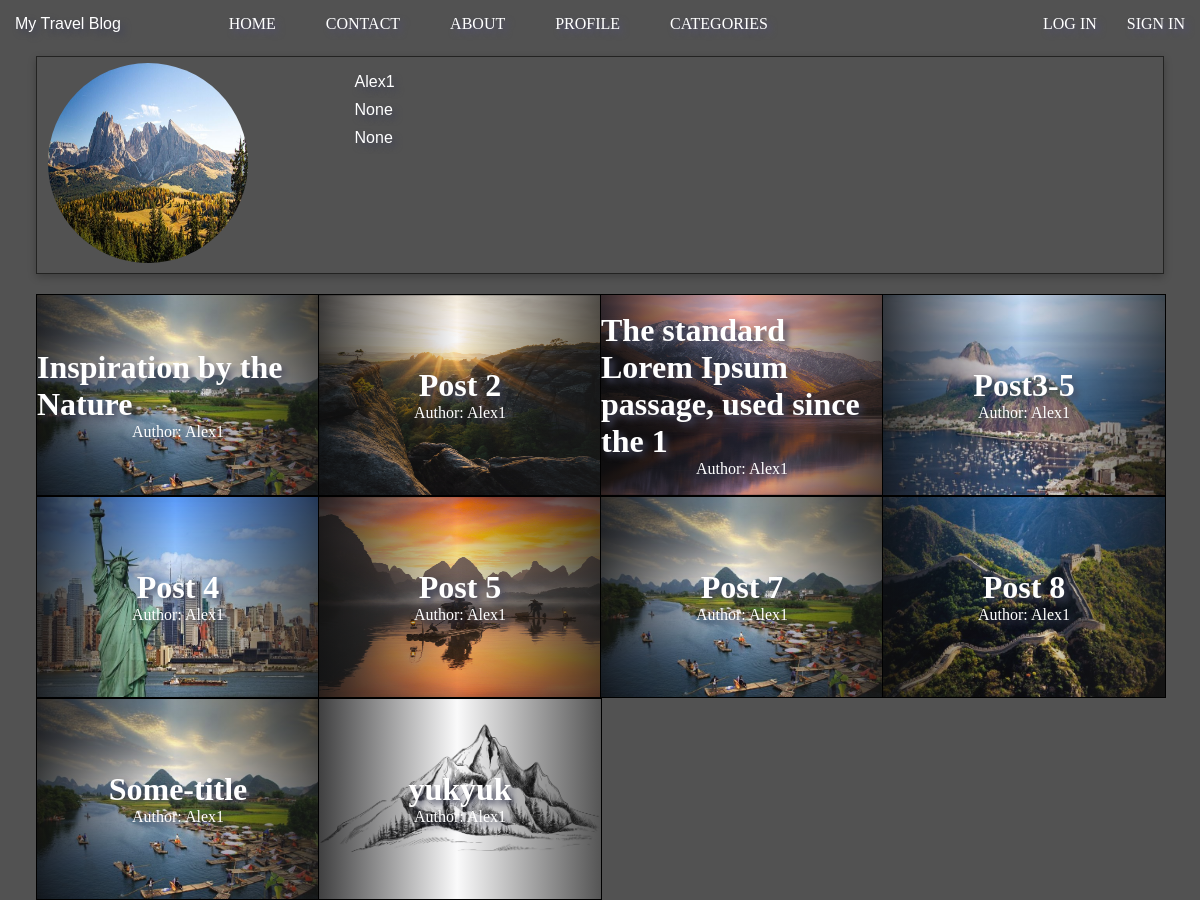
Screenshot of /users/profile_view/1/ with the database file from the repository.
### users/models.py (models this page shows, shortened)
class BlogUser(AbstractUser):
    photo = models.ImageField(
        null=True,
        upload_to='photo/%Y/%m/%d'
    )
    age = models.IntegerField(
        null=True
    )
    city = models.CharField(
        null=True,
        max_length=20,
    )
    is_admin = models.BooleanField(
        default=False,
    )
    is_director = models.BooleanField(
        default=False,
    )
    REQUIRED_FIELDS = ['email']

### posts/models.py (models this page shows, shortened)
class Post(models.Model):
    title = models.CharField(
        null=True,
        max_length=50
    )
    slug = models.SlugField(
        null=True,
    )
    body = models.TextField(
        null=True,
    )
    snippet = models.TextField(
        null=True,
        max_length=200,
    )
    image = models.ImageField(
        null=True,
        upload_to='post_images/%Y/%m/%d'
    )
    category = models.ForeignKey(
        Category,
        on_delete=models.CASCADE,
        null=True,
    )
    author = models.ForeignKey(
        BlogUser,
        on_delete=models.CASCADE,
        null=True,
    )
    views = models.IntegerField(
        default=0,
    )
    likes = models.ManyToManyField(
        BlogUser,
        default=0,
        related_name='likes',
    )
    def get_absolute_url(self):
        return reverse(
            'post_view',
            kwargs={
                'pk': self.id,
                'cpk': self.category.id,
                'apk': self.author.id,
            }
        )

### users/views.py (the view)
# urls.py: path('profile_view/<pk>/', ProfileView.as_view(), name='profile_view'),
class ProfileView(DetailView):
    model = BlogUser
    context_object_name = 'user'
    queryset = BlogUser.objects.all()
    template_name = 'profile_view.html'
    def get_context_data(self, **kwargs):
        context = super().get_context_data(**kwargs)
        context['posts'] = Post.objects.filter(author_id=self.kwargs['pk'])
        return context

### users/templates/profile_view.html (shortened to what this page needs)
{% extends 'base.html' %}
{% load static %}
    {% block content %}
    <div class="container">
        <div class="user-info">
            <div class="user-photo">
                {% if user.photo %}
                <img src="{{ user.photo.url }}" alt="user-photo" width="200px" height="200px">
                {% else %}
                <a href="{% url 'update_photo' request.user.id %}">
                    <button>Add a photo</button>
                </a>
                {% endif %}
            </div>
            <div class="user-details">
                <div class="username">
                    <p>{{ user.username }}</p>
                    <p>{{ user.age }}</p>
                    <p>{{ user.city }}</p>
                </div>
            </div>
        </div>
        <div class="user-posts">
            <div class="post-by-category-container">
                {% for post in posts %}
                <a href="{{ post.get_absolute_url }}">
                    <div class="post-container">
                    {% if post.image %}
                    <img src="{{ post.image.url }}" alt="">
                    {% endif %}
                    <div class="inside-grid">
                        <h1>{{ post.title }}</h1>
                        <p>Author: {{ post.author.username }}</p>
                    </div>
                </div>
                </a>
                {% endfor %}
            </div>
        </div>
    </div>
    {% endblock %}

### static/css/base.css (style rules this page uses)
* { margin: auto; padding: 0; }
body { background-color: #525252; }

### static/css/profile_view.css (style rules this page uses)
.container { display: flex; flex-direction: column; margin-left: 3%; margin-right: 3%; }
.user-info { margin-top: 5%; display: grid; grid-template-columns: 25% 75%; gap: 20px; border: 1px solid rgb(35, 35, 34); box-shadow: rgba(0, 0, 0, 0.24) 0px 3px 8px; }
.user-photo { grid-column: 1/2; margin: 2%; margin-left: 4%; }
.user-photo img { border-radius: 50%; }
.username { margin: 2%; display: flex; flex-direction: column; justify-content: space-between; gap: 10px; }
.user-details { grid-column: 2/3; font-family: 'Trebuchet MS', 'Lucida Sans Unicode', 'Lucida Grande', 'Lucida Sans', Arial, sans-serif; color: white; margin-right: 5%; }
.user-posts { margin-top: 20px; }

### static/css/login.css (style rules this page uses)
::placeholder { color: #e5e5e5; }

### static/css/post_by_category.css (style rules this page uses)
body { background-color: #525252; }
.post-by-category-container { display: grid; grid-template-columns: repeat(auto-fill, minmax(200px, 25%)); }
.post-container { border: 1px solid black; width: 100%; height: 200px; position: relative; transition: transform; transition-duration: 1.5s; cursor: pointer; }
.post-container img { position: absolute; width: 100%; height: 200px; }
.post-container .inside-grid { width: 100%; height: 200px; position: absolute; display: flex; flex-direction: column; align-items: center; justify-content: center; color: white; background: linear-gradient(90deg, rgba(16,16,17,0.8018557764902836) 0%, rgba(175,175,186,0.06235997817095584) 49%, rgba(27,27,27,0.7458333675266982) 100%); }

### static/css/header.css (style rules this page uses)
* { text-shadow: 4px 4px 6px rgba(66, 68, 90, 1); margin: 0; padding: 0; }
a { text-decoration: none; font-family: 'Franklin Gothic Medium'; color: white; text-shadow: 4px 4px 6px rgb(83, 80, 121); }

### rows the page displays
BlogUser: photo (picture), username "Alex1", age "None", city "None"
Post: image (picture), title "Inspiration by the Nature", author.username "Alex1"
Post: image (picture), title "Post 2", author.username "Alex1"
Post: image (picture), title "The standard Lorem Ipsum passage, used since the 1", author.username "Alex1"
Post: image (picture), title "Post3-5", author.username "Alex1"
Post: image (picture), title "Post 4", author.username "Alex1"
Post: image (picture), title "Post 5", author.username "Alex1"
Post: image (picture), title "Post 7", author.username "Alex1"
Post: image (picture), title "Post 8", author.username "Alex1"
Post: image (picture), title "Some-title", author.username "Alex1"
Post: image (picture), title "yukyuk", author.username "Alex1"
